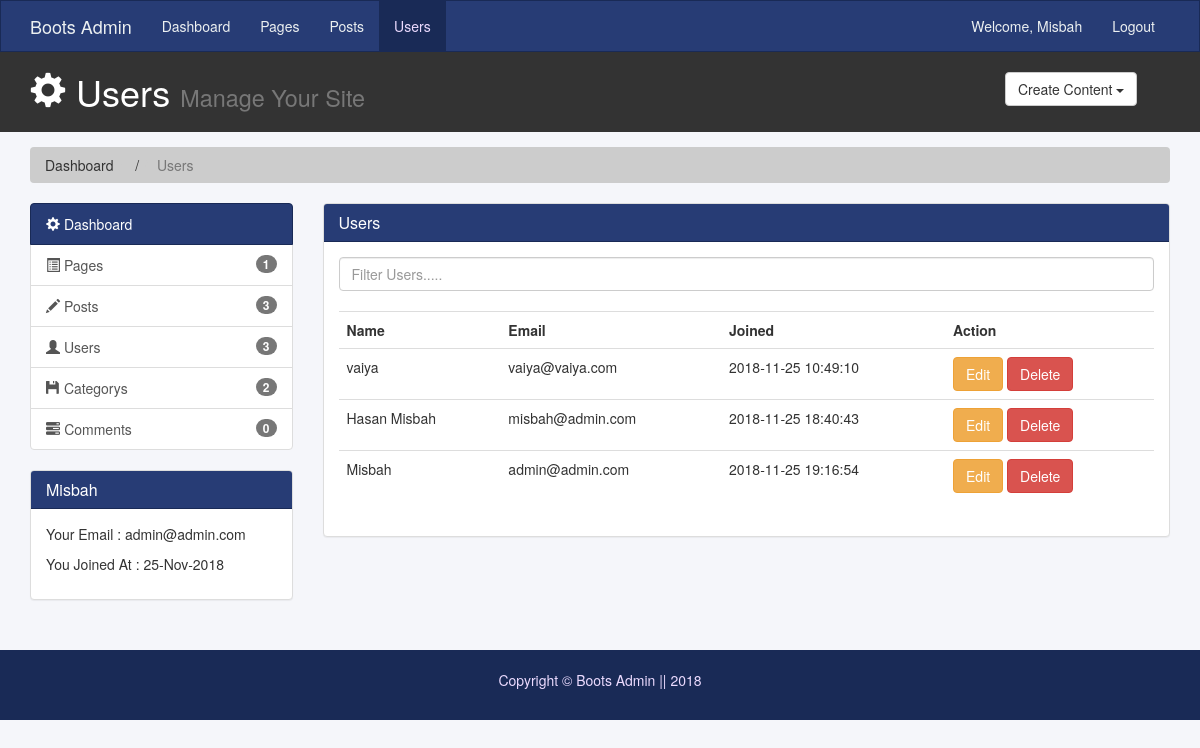
/users.php (signed in), run on the app's committed database.
### tables this page shows
CREATE TABLE `users` (
  `user_id` int(250) NOT NULL,
  `name` varchar(250) NOT NULL,
  `email` varchar(250) NOT NULL,
  `password` varchar(250) NOT NULL,
  `created_at` timestamp NOT NULL DEFAULT CURRENT_TIMESTAMP,
  `updated_at` timestamp NOT NULL DEFAULT '0000-00-00 00:00:00' ON UPDATE CURRENT_TIMESTAMP
);

### partial/users.php (the view)
<?php
include_once 'app/db.php';
    $query = "SELECT * FROM users";
    $result = $db->query($query);
    if($result-> num_rows > 0){
        while($row = $result->fetch_assoc()){
            echo '<tr>';
            echo '<td>'.$row['name'].'</td>';
            echo '<td>'.$row['email'].'</td>';
            echo '<td>'.$row['created_at'].'</td>';
            echo '<td><a href="#" class="btn btn-warning">Edit</a> <a href="#" class="btn btn-danger">Delete</a></td>';
            echo '</tr>';
        }
    }

### data on the page
users: name "vaiya", email "vaiya@vaiya.com", created_at "2018-11-25 10:49:10"
users: name "Hasan Misbah", email "misbah@admin.com", created_at "2018-11-25 18:40:43"
users: name "Misbah", email "admin@admin.com", created_at "2018-11-25 19:16:54"

### other printed values
$user "Misbah"
$title "Users"
pageCount() "1"
postCount() "3"
userCount() "3"
categoryCount() "2"
commentCount() "0"
$users['name'] "Misbah"
$users['email'] "admin@admin.com"
$users['joining'] "25-Nov-2018"
